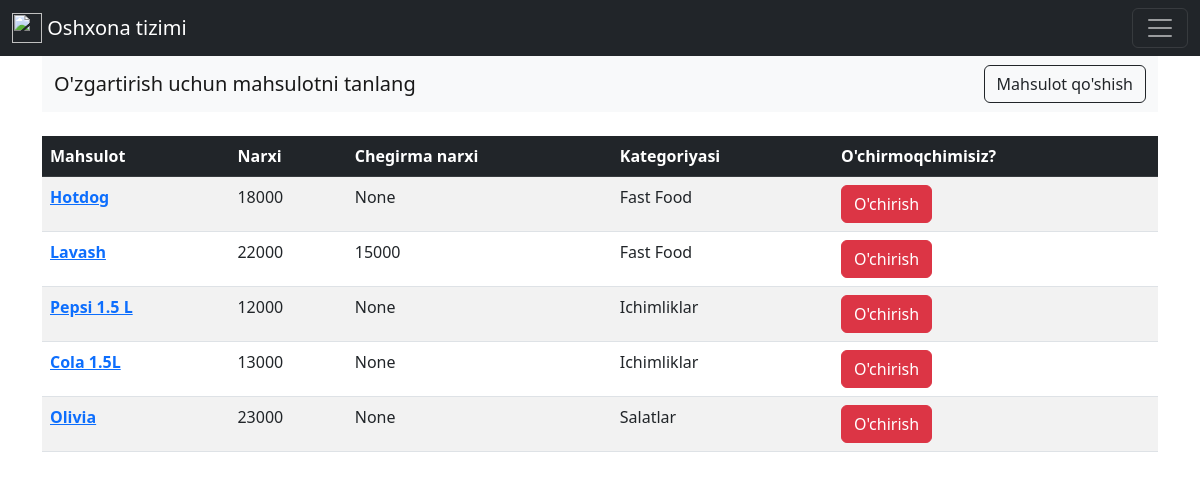
The page /profession/accountant/products/ (signed in) on the database as committed earlier.
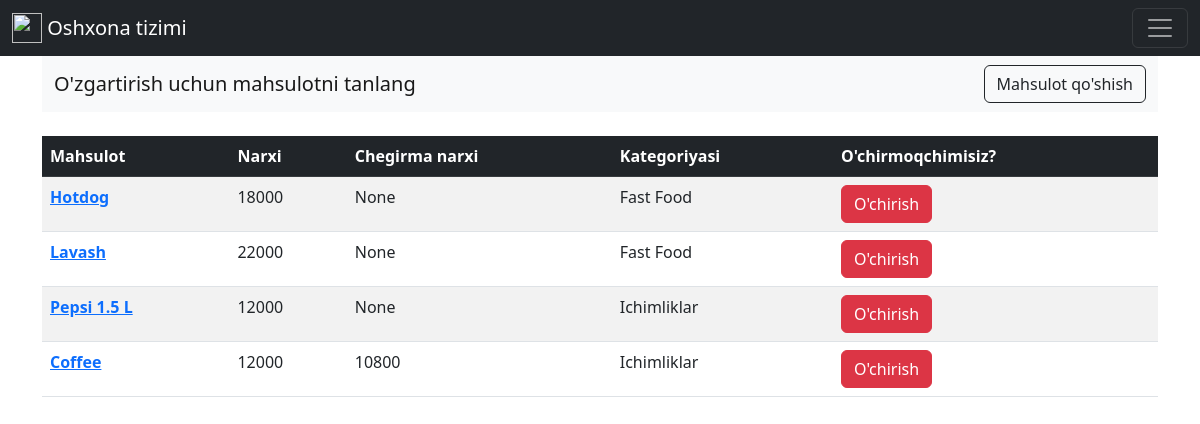
The same page on the database as committed later.
### products/models.py (models this page shows, shortened)
class Product(models.Model):
    name = models.CharField(max_length=50)
    date = models.DateTimeField(auto_now_add=True)
    price = models.IntegerField()
    discount_price = models.IntegerField(null=True, blank=True)
    category = models.ForeignKey(Category,on_delete=models.CASCADE)
    class Meta:
        verbose_name_plural = "Products"

class Category(models.Model):
    name = models.CharField(max_length=50)
    class Meta:
        verbose_name_plural = "Categories"
    def __str__(self):
        return self.name

### products/views.py (the view)
# urls.py: path('accountant/products/', products_view, name='products'),
def products_view(request):
    if request.user.is_superuser or request.user.profession == 'accountant':
        products = Product.objects.all()
        return render(request, 'admin_page/products.html', {
            'products': products,
        })
    else:
        return redirect('/page/not_found/')

### template/admin_page/products.html (shortened to what this page needs)
{% extends 'admin_page/admin.html' %}
{% block content %}
<nav class="navbar bg-light">
  <div class="container-fluid">
    <a class="navbar-brand" href="{% url 'products' %}">O'zgartirish uchun mahsulotni tanlang</a>
    <a class="btn btn-outline-dark" href="{% url 'add_product' %}" role="button">Mahsulot qo'shish</a>
  </div>
</nav>
<br>
<table class="table table-striped table-hover">
  <thead>
    <tr class="table table-dark">
      <th scope="col">Mahsulot</th>
      <th scope="col">Narxi</th>
      <th scope="col">Chegirma narxi</th>
      <th scope="col">Kategoriyasi</th>
      <th scope="col">O'chirmoqchimisiz?</th>
    </tr>
  </thead>
  <tbody>
  {% for product in products %}
    <tr>
      <th scope="row"><a href="{% url 'update_product' product.pk %}">{{ product.name }}</a></th>
      <td>{{ product.price }}</td>
      <td>{{ product.discount_price }}</td>
      <td>{{ product.category }}</td>
      <td><a href="{% url 'delete_product' product.pk %}" class="btn btn-danger">O'chirish</a></td>
    </tr>
  {% endfor %}
  </tbody>
</table>
{% endblock content %}

### template/admin_page/admin.html (shortened to what this page needs)
<!doctype html>
<html lang="en">
  <head>
    <link href="https://cdn.jsdelivr.net/npm/bootstrap@5.2.2/dist/css/bootstrap.min.css" rel="stylesheet">
    <link href="https://getbootstrap.com/docs/5.2/assets/css/docs.css" rel="stylesheet">
  </head>
  <body class="m-0 border-0 bd-example">
    <nav class="navbar navbar-dark bg-dark sticky-top">
      <div class="container-fluid">
        <a class="navbar-brand" href="{% url 'profession' %}">
          <img src="/static/assets/img/logo1.jpg" width="30" height="30" class="d-inline-block align-top" alt="">
          Oshxona tizimi
        </a>
        <button class="navbar-toggler" type="button" data-bs-toggle="offcanvas" data-bs-target="#offcanvasDarkNavbar" aria-controls="offcanvasDarkNavbar">
          <span class="navbar-toggler-icon"></span>
        </button>
      </div>
    </nav>
  <main>
            <div class="container">
                {% block content %}
                {% endblock content %}
            </div>
  </main>
  </body>
</html>

Rows that differ between the two databases and show on the page:
removed Product: name "Cola 1.5L", price "13000", discount_price "None", category "Ichimliklar"
removed Product: name "Olivia", price "23000", discount_price "None", category "Salatlar"
changed Product "Lavash": discount_price "15000" → "None"
added Product: name "Coffee", price "12000", discount_price "10800", category "Ichimliklar"
